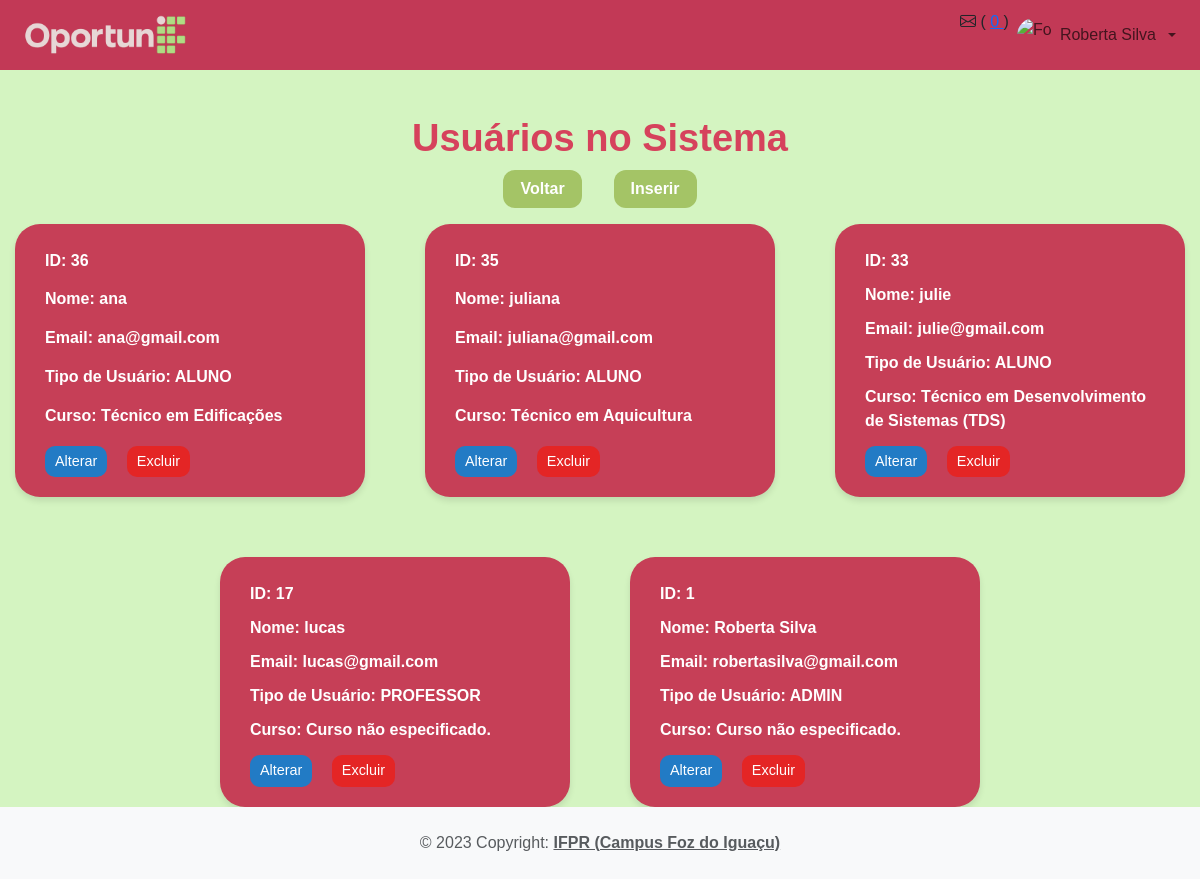
The page /app/controller/UsuarioController.php?action=list (signed in) on the database its author committed.
### tables this page shows
CREATE TABLE `usuarios` (
  `idUsuarios` int(11) NOT NULL,
  `nomeCompleto` varchar(45) NOT NULL,
  `email` varchar(45) NOT NULL,
  `cpf` varchar(20) NOT NULL,
  `senha` varchar(255) NOT NULL,
  `tipoUsuario` enum('ALUNO','PROFESSOR','ADMIN') NOT NULL,
  `matricula` varchar(45) DEFAULT NULL,
  `idCursos` int(11) DEFAULT NULL,
  `fotoPerfil` varchar(255) DEFAULT NULL
);

CREATE TABLE `cursos` (
  `idCursos` int(11) NOT NULL,
  `nome` varchar(45) DEFAULT NULL
);

### app/controller/UsuarioController.php (called while the page is built, shortened)
<?php
require_once(__DIR__ . "/Controller.php");
require_once(__DIR__ . "/../dao/UsuarioDAO.php");
require_once(__DIR__ . "/../service/UsuarioService.php");
require_once(__DIR__ . "/../model/Usuario.php");
class UsuarioController extends Controller
{
    private UsuarioDAO $usuarioDao;
    public function __construct()
    {
        $this->usuarioDao = new UsuarioDAO();
        $this->handleAction();
    }
    protected function list(string $msgErro = "", string $msgSucesso = "")
    {
        $dados["lista"] = $this->usuarioDao->list();
        $this->loadView("usuario/usuario_list.php", $dados,  $msgErro, $msgSucesso);
    }
}
new UsuarioController();

### app/model/Usuario.php (called while the page is built, shortened)
<?php
require_once(__DIR__ . "/Curso.php");
class Usuario
{
    private ?int $id;
    private ?string $nomeCompleto;
    private ?string $tipoUsuario = null;
    private ?string $email;
    private ?Curso $curso;
    public function getId(): ?int
    {
        return $this->id;
    }
    public function setId(?int $id): self
    {
        $this->id = $id;
        return $this;
    }
    public function getNomeCompleto(): ?string
    {
        return $this->nomeCompleto;
    }
    public function setNomeCompleto(?string $nomeCompleto): self
    {
        $this->nomeCompleto = $nomeCompleto;
        return $this;
    }
    public function getTipoUsuario(): ?string
    {
        return $this->tipoUsuario;
    }
    public function setTipoUsuario(?string $tipoUsuario): self
    {
        $this->tipoUsuario = $tipoUsuario;
        return $this;
    }
    public function getEmail(): ?string
    {
        return $this->email;
    }
    public function setEmail(?string $email): self
    {
        $this->email = $email;
        return $this;
    }
    public function getCurso(): ?Curso
    {
        return $this->curso;
    }
    public function setCurso(?Curso $curso): self
    {
        $this->curso = $curso;
        return $this;
    }
}

### app/dao/UsuarioDAO.php (called while the page is built, shortened)
<?php
include_once(__DIR__ . "/../model/Usuario.php");
include_once(__DIR__ . "/../model/Curso.php");
class UsuarioDAO
{
    public function list()
    {
        $conn = Connection::getConn();
        $sql = "SELECT u.*, c.nome AS nomeCursos
            FROM usuarios u
            LEFT JOIN cursos c ON c.idCursos = u.idCursos
            ORDER BY u.nomeCompleto";
        $stm = $conn->prepare($sql);
        $stm->execute();
        $result = $stm->fetchAll();
        return $this->mapUsuarios($result);
    }
    private function mapUsuarios($result)
    {
        $usuarios = array();
        foreach ($result as $reg) {
            $usuario = new Usuario();
            $usuario->setId($reg['idUsuarios']);
            $usuario->setNomeCompleto($reg['nomeCompleto']);
            $usuario->setEmail($reg['email']);
            $usuario->setSenha($reg['senha']);
            $usuario->setMatricula($reg['matricula']);
            $usuario->setTipoUsuario($reg['tipoUsuario']);
            $usuario->setCpf($reg['cpf']);
            $usuario->setFotoPerfil($reg['fotoPerfil']);
            $curso = new Curso();
            $curso->setId($reg['idCursos']);
            if (isset($reg["nomeCursos"]))
                $curso->setNome($reg["nomeCursos"]);
            $usuario->setCurso($curso);
            $usuarios[] = $usuario;
        }
        return $usuarios;
    }
}

### app/model/Curso.php (called while the page is built, shortened)
<?php
class Curso
{
    private ?string $nome;
    public function __construct()
    {
        $this->nome = null;
    }
    public function getNome(): ?string
    {
        return $this->nome;
    }
    public function setNome(?string $nome): self
    {
        $this->nome = $nome;
        return $this;
    }
}

### app/view/usuario/usuario_list.php (the view)
<?php
require_once(__DIR__ . "/../include/header.php");
require_once(__DIR__ . "/../include/menu.php");
?>
<link rel="stylesheet" href="<?= BASEURL ?>/view/css/usu_list.css">
<h3>Usuários no Sistema</h3>
<div class="row mb-3 align-items-center justify-content-center">
    <div class="col-auto">
        <a class="btn btn-secondary"
            href="<?= BASEURL ?>/controller/HomeController.php?action=home">
            Voltar
        </a>
    </div>
    <div class="col-auto ms-2">
        <a class="btn btn-success"
            href="<?= BASEURL ?>/controller/UsuarioController.php?action=create">
            Inserir
        </a>
    </div>
</div>
<div class="user-cards">
    <?php foreach ($dados['lista'] as $usu): ?>
        <div class="user-card">
            <p><strong>ID:</strong> <?= $usu->getId() ?></p>
            <p><strong>Nome:</strong> <?= $usu->getNomeCompleto() ?></p>
            <p><strong>Email:</strong> <?= $usu->getEmail() ?></p>
            <p><strong>Tipo de Usuário:</strong> <?= $usu->getTipoUsuario() ?></p>
            <p><strong>Curso:</strong>
                <?= $usu->getCurso() && $usu->getCurso()->getNome()
                    ? $usu->getCurso()->getNome()
                    : "Curso não especificado." ?>
            </p>
            <div class="mt-2">
                <a class="btn btn-primary btn-sm"
                    href="<?= BASEURL ?>/controller/UsuarioController.php?action=edit&id=<?= $usu->getId() ?>">
                    Alterar
                </a>
                <a class="btn btn-danger btn-sm"
                    onclick="return confirm('Confirma a exclusão do usuário?');"
                    href="<?= BASEURL ?>/controller/UsuarioController.php?action=delete&id=<?= $usu->getId() ?>">
                    Excluir
                </a>
            </div>
        </div>
    <?php endforeach; ?>
</div>
<?php
require_once(__DIR__ . "/../include/footer.php");
?>

### app/controller/Controller.php (shortened to what this page needs)
<?php
class Controller
{
    protected function handleAction()
    {
        $action = NULL;
        if (isset($_GET['action']))
            $action = $_GET['action'];
        $this->callAction($action);
    }
    protected function callAction($methodName)
    {
        if ($methodName && method_exists($this, $methodName))
            $this->$methodName();
        else {
            echo "Ação não encontrada no controller.<br>";
            echo "Verifique com o administrador do sistema.";
        }
    }
    protected function loadView(string $path, array $dados, string $msgErro = "", string $msgSucesso = "")
    {
        $caminho = __DIR__ . "/../view/" . $path;
        if (file_exists($caminho)) {
            extract($dados);
            require $caminho;
        } else {
            echo "Erro ao carrega a view solicitada<br>";
            echo "Caminho: " . $caminho;
        }
    }
}

### app/view/include/header.php (shortened to what this page needs)
<!DOCTYPE html>
<html lang="pt">
<head>
    <link href="https://cdn.jsdelivr.net/npm/bootstrap@5.3.3/dist/css/bootstrap.min.css" rel="stylesheet">
    <link rel="stylesheet" href="https://cdn.jsdelivr.net/npm/bootstrap-icons@1.13.1/font/bootstrap-icons.min.css">
</head>
<body>

### app/view/include/menu.php (shortened to what this page needs)
<?php
$nome = "(Sessão expirada)";
$fotoPerfil = "avatar.png";
$notificacoes = 0;
if (isset($_SESSION[SESSAO_USUARIO_FOTO_PERFIL]))
    $fotoPerfil = $_SESSION[SESSAO_USUARIO_FOTO_PERFIL];
if (isset($_SESSION[SESSAO_USUARIO_NOME]))
    $nome = $_SESSION[SESSAO_USUARIO_NOME];
$homePage = HOME_PAGE_ADMIN;
?>
<link rel="stylesheet" href="<?= BASEURL ?>/view/css/menu.css">
<nav class="navbar navbar-expand-md px-3 mb-3" style="background-color: #c23956">
    <a class="navbar-brand" href="<?= $homePage ?>">
        <img src="<?= BASEURL ?>/view/img/logo.png">
    </a>
    <div class="collapse navbar-collapse" id="navSite">
        <ul class="navbar-nav ms-auto mr-3">
            <li class="nav-item"><i class="bi bi-envelope"></i> <span>( <a href="#"><?= $notificacoes ?> </a>)</span></li>
            <li class="nav-item dropdown">
                <a class="nav-link dropdown-toggle usuario-topo" href="#" id="navbarUsuario"
                    data-bs-toggle="dropdown">
                    <div class="foto-perfil-wrapper">
                        <img class="foto-perfil" src="<?= BASEURL_ARQUIVOS . "/$fotoPerfil" ?>" alt="Foto de perfil">
                    </div>
                    <span><?= $nome ?></span>
                </a>
            </li>
        </ul>
    </div>
</nav>

### app/view/include/footer.php (shortened to what this page needs)
<body>
    <footer class="text-center text-lg-start bg-light text-muted">
        <div class="text-center p-4">
            © 2023 Copyright:
            <a class="text-reset fw-bold" href="https://foz.ifpr.edu.br" target="blank">IFPR (Campus Foz do Iguaçu)</a>
        </div>
    </footer>
</body>
</html>

### app/view/css/menu.css (style rules this page uses)
* { margin: 0; padding: 0; box-sizing: border-box; }
.navbar { height: 70px; }
.navbar-brand img { max-height: 180px; max-width: 180px; width: auto; height: auto; }
.navbar-nav .foto-perfil { max-width: 120%; }
.foto-perfil-wrapper { width: 30px; height: 30px; border-radius: 50%; text-align: center; overflow: hidden; }
.usuario-topo { display: flex; align-items: center; gap: 8px; }
.foto-perfil-wrapper { width: 35px; height: 35px; border-radius: 50%; overflow: hidden; flex-shrink: 0; }
.foto-perfil-wrapper img { width: 100%; height: 100%; object-fit: cover; }

### app/view/css/usu_list.css (style rules this page uses)
body { background-color: #d4f4c1; font-family: Arial, sans-serif; }
h3 { text-align: center; color: #d6425c; font-size: 38px; font-weight: bold; margin-top: 30px; }
.btn-success, .btn-secondary { border-radius: 12px; padding: 7px 17px; font-weight: bold; border: none; transition: background-color 0.3s ease; }
.btn-success { background-color: #a4c466; color: white; }
.btn-secondary { background-color: #a4c466; color: white; }
.user-cards { display: flex; flex-wrap: wrap; gap: 60px; justify-content: center; }
.user-card { background-color: #c63f57; color: white; border-radius: 25px; padding: 20px 30px; width: 350px; box-shadow: 0 4px 6px rgba(0,0,0,0.1); display: flex; flex-direction: column; justify-content: space-between; }
.user-card p { margin: 5px 0; font-weight: bold; }
.user-card .btn { border-radius: 10px; padding: 5px 10px; margin-right: 15px; font-size: 0.9em; border: none; transition: background-color 0.3s ease; align-self: flex-start; }
.user-card .btn-primary { background-color: #227bc5; color: white; }
.user-card .btn-danger { background-color: #e42525; color: white; }

### app/view/include/footer.php (style rules this page uses)
body { min-height: 100vh; display: flex; flex-direction: column; margin: 0; }
footer { margin-top: auto; }

### rows shown on the page
usuarios: idUsuarios "36", nomeCompleto "ana", email "ana@gmail.com", tipoUsuario "ALUNO", idCursos.nome "Técnico em Edificações"
usuarios: idUsuarios "35", nomeCompleto "juliana", email "juliana@gmail.com", tipoUsuario "ALUNO", idCursos.nome "Técnico em Aquicultura"
usuarios: idUsuarios "33", nomeCompleto "julie", email "julie@gmail.com", tipoUsuario "ALUNO", idCursos.nome "Técnico em Desenvolvimento de Sistemas (TDS)"
usuarios: idUsuarios "17", nomeCompleto "lucas", email "lucas@gmail.com", tipoUsuario "PROFESSOR", shows "Curso não especificado."
usuarios: idUsuarios "1", nomeCompleto "Roberta Silva", email "robertasilva@gmail.com", tipoUsuario "ADMIN", shows "Curso não especificado."

### other values the page prints
$nome "Roberta Silva"
